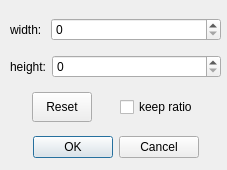
<?xml version="1.0" encoding="UTF-8"?>
<ui version="4.0">
 <class>MResizeWindowDialog</class>
 <widget class="QDialog" name="MResizeWindowDialog">
  <property name="geometry">
   <rect>
    <x>0</x>
    <y>0</y>
    <width>227</width>
    <height>170</height>
   </rect>
  </property>
  <property name="sizePolicy">
   <sizepolicy hsizetype="Fixed" vsizetype="Fixed">
    <horstretch>0</horstretch>
    <verstretch>0</verstretch>
   </sizepolicy>
  </property>
  <property name="minimumSize">
   <size>
    <width>227</width>
    <height>170</height>
   </size>
  </property>
  <property name="maximumSize">
   <size>
    <width>227</width>
    <height>170</height>
   </size>
  </property>
  <property name="windowTitle">
   <string>Resize Window</string>
  </property>
  <property name="inputMethodHints">
   <set>Qt::ImhNone</set>
  </property>
  <widget class="QWidget" name="verticalLayoutWidget">
   <property name="geometry">
    <rect>
     <x>10</x>
     <y>10</y>
     <width>211</width>
     <height>160</height>
    </rect>
   </property>
   <property name="sizePolicy">
    <sizepolicy hsizetype="Maximum" vsizetype="Preferred">
     <horstretch>0</horstretch>
     <verstretch>0</verstretch>
    </sizepolicy>
   </property>
   <layout class="QVBoxLayout" name="verticalLayout_2">
    <item>
     <layout class="QHBoxLayout" name="horizontalLayout">
      <item>
       <widget class="QLabel" name="width">
        <property name="text">
         <string>width: </string>
        </property>
       </widget>
      </item>
      <item>
       <widget class="QSpinBox" name="widthEdit">
        <property name="sizePolicy">
         <sizepolicy hsizetype="Expanding" vsizetype="Fixed">
          <horstretch>0</horstretch>
          <verstretch>0</verstretch>
         </sizepolicy>
        </property>
        <property name="minimum">
         <number>0</number>
        </property>
        <property name="maximum">
         <number>10000</number>
        </property>
       </widget>
      </item>
     </layout>
    </item>
    <item>
     <layout class="QHBoxLayout" name="horizontalLayout_2">
      <item>
       <widget class="QLabel" name="height">
        <property name="text">
         <string>height:</string>
        </property>
       </widget>
      </item>
      <item>
       <widget class="QSpinBox" name="heightEdit">
        <property name="sizePolicy">
         <sizepolicy hsizetype="Expanding" vsizetype="Fixed">
          <horstretch>0</horstretch>
          <verstretch>0</verstretch>
         </sizepolicy>
        </property>
        <property name="maximum">
         <number>10000</number>
        </property>
       </widget>
      </item>
     </layout>
    </item>
    <item>
     <layout class="QHBoxLayout" name="horizontalLayout_4">
      <item>
       <widget class="QPushButton" name="resetButton">
        <property name="sizePolicy">
         <sizepolicy hsizetype="Fixed" vsizetype="Fixed">
          <horstretch>0</horstretch>
          <verstretch>0</verstretch>
         </sizepolicy>
        </property>
        <property name="minimumSize">
         <size>
          <width>60</width>
          <height>30</height>
         </size>
        </property>
        <property name="maximumSize">
         <size>
          <width>60</width>
          <height>30</height>
         </size>
        </property>
        <property name="text">
         <string>Reset</string>
        </property>
       </widget>
      </item>
      <item>
       <widget class="QCheckBox" name="keepRatio">
        <property name="sizePolicy">
         <sizepolicy hsizetype="Maximum" vsizetype="Fixed">
          <horstretch>0</horstretch>
          <verstretch>0</verstretch>
         </sizepolicy>
        </property>
        <property name="layoutDirection">
         <enum>Qt::LeftToRight</enum>
        </property>
        <property name="text">
         <string>keep ratio</string>
        </property>
        <property name="tristate">
         <bool>false</bool>
        </property>
       </widget>
      </item>
     </layout>
    </item>
    <item>
     <layout class="QHBoxLayout" name="horizontalLayout_3">
      <item>
       <widget class="QDialogButtonBox" name="buttonBox">
        <property name="orientation">
         <enum>Qt::Horizontal</enum>
        </property>
        <property name="standardButtons">
         <set>QDialogButtonBox::Cancel|QDialogButtonBox::Ok</set>
        </property>
        <property name="centerButtons">
         <bool>true</bool>
        </property>
       </widget>
      </item>
     </layout>
    </item>
   </layout>
  </widget>
 </widget>
 <resources/>
 <connections>
  <connection>
   <sender>buttonBox</sender>
   <signal>accepted()</signal>
   <receiver>MResizeWindowDialog</receiver>
   <slot>accept()</slot>
   <hints>
    <hint type="sourcelabel">
     <x>208</x>
     <y>136</y>
    </hint>
    <hint type="destinationlabel">
     <x>157</x>
     <y>169</y>
    </hint>
   </hints>
  </connection>
  <connection>
   <sender>buttonBox</sender>
   <signal>rejected()</signal>
   <receiver>MResizeWindowDialog</receiver>
   <slot>reject()</slot>
   <hints>
    <hint type="sourcelabel">
     <x>208</x>
     <y>142</y>
    </hint>
    <hint type="destinationlabel">
     <x>218</x>
     <y>169</y>
    </hint>
   </hints>
  </connection>
 </connections>
</ui>
